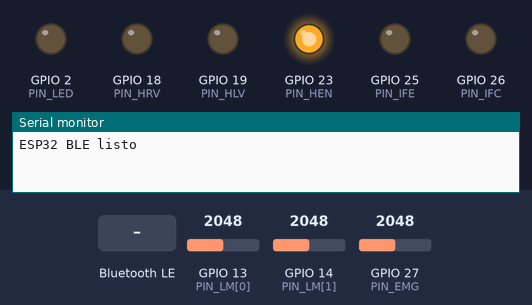
This sketch was run on a simulated ESP32. Parts: output pins drawn as LEDs (lit = HIGH), the last lines printed to the serial monitor. Inputs (shaded band) come from the test bench; at power-on: GPIO 13 (PIN_LM[0]) = 2048, GPIO 14 (PIN_LM[1]) = 2048, GPIO 27 (PIN_EMG) = 2048 (analog values on the 0–4095 scale). Random numbers use the default seed unless the sketch sets one; nothing arrives over Bluetooth unless stated; a phone connects over Bluetooth LE 3 s after start.

Above: at 1.2 s.
1.3 s: Bluetooth LE write "EMG_START" received
At 10.6 s:
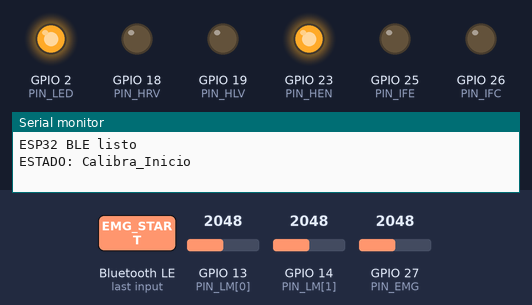
Timing chart, 0 to 15.8 s (numbered marks = the images above; inputs shaded):
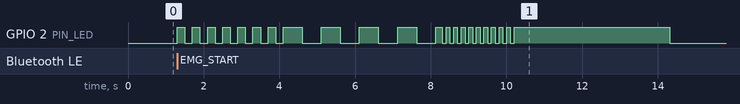

Measured:
- after the input at 1.3 s, GPIO 2 (PIN_LED): goes 7 × (HIGH 0.20 s, LOW 0.20 s), 4 × (HIGH 0.50 s, LOW 0.50 s), HIGH 0.18 s, 9 × (LOW 0.10 s, HIGH 0.10 s), LOW 0.10 s, HIGH 4.1 s, then LOW, starting at once

The sketch:

C_digo_Principal.ino
```cpp
#include <Arduino.h>
#include <NimBLEDevice.h>
//CONFIGURACIÓN

#define SERVICE_UUID "a1000000-1234-5678-1234-56789abcdef0"
#define TELEMETRY_UUID "a1000001-1234-5678-1234-56789abcdef0"
#define COMMAND_UUID   "a1000002-1234-5678-1234-56789abcdef0"
#define STATUS_UUID    "a1000003-1234-5678-1234-56789abcdef0"

const int PIN_EMG = 27;
const int PIN_LM[2] = {13,14};
const int PIN_MVC[3] = {34, 22, 21};
const int PIN_MVF[3] = {33, 32, 35};
const int PIN_FSR[5] = {34, 35, 32, 33, 25};
const int PIN_MVI[2] = {22, 21};
const int PIN_IFC = 26;
const int PIN_IFE = 25;
const int PIN_HEN = 23;
const int PIN_HLV = 19;
const int PIN_HRV = 18;
const int PIN_LED = 2;

const uint32_t EMG_PERIOD_US = 2000; // 500 Hz, objetivo
const uint32_t MIN_INTERVAL_MS = 100;
const uint32_t MAX_INTERVAL_MS = 2000;

const unsigned long TIEMPO_CALIBRACION = 4000;
const unsigned long INTERVALO_MUESTREO = 5;
unsigned long tiempoAnterior = 0;

uint32_t intervaloBLE = 200;
uint32_t ultimoEnvio = 0;
uint32_t ultimaCalemg = 0;

int emgMin = 0;
int emgMax = 4095;
int estadoLED = LOW;

// Estados operativos
bool emgCalibraOrd = false;
bool emgActivo = false;
bool envioDatos = true;
bool flexion = true;
const char Modo = 'L'; //'M' = matriz, 'S' = directo, 'L' = simulado

// Comando pendiente desde callback BLE
portMUX_TYPE comandoMux = portMUX_INITIALIZER_UNLOCKED;
char comandoPendiente[24] = "";
bool hayComando = false;

// Características
NimBLECharacteristic* chrTelemetria = nullptr;
NimBLECharacteristic* chrEstado = nullptr;
NimBLEServer* bleServer = nullptr;

//LECTURA DE SENSORES

//Lectura Temperatura
float leerTemperaturaC(int Pin) {
  unsigned long Tiempo_Muestreo = 10;
  return (obtenerPromedioSensor(Tiempo_Muestreo, PIN_LM[Pin])/10.0);
}

//Lectura FSR
uint16_t leerPresionADC(int Pin_col, int Pin_fill) {
  unsigned long Tiempo_Muestreo = 10;
  if (Modo == 'M') {
    static int columnaActiva = -1;
    if (Pin_col != columnaActiva) {
      for (int i = 0; i < 3; i++) {
        digitalWrite(PIN_MVC[i], LOW);
      }
      digitalWrite(PIN_MVC[Pin_col], HIGH);
      delay(5);
    }
    digitalWrite(PIN_MVC[Pin_col], HIGH);
    return obtenerPromedioSensor(Tiempo_Muestreo, PIN_MVF[Pin_fill]);
  }else if (Modo == 'S') {
    if ((Pin_col == 0 && (Pin_fill == 0 || Pin_fill == 2)) || (Pin_col == 1 && Pin_fill == 1) || (Pin_col == 2 && (Pin_fill == 0 || Pin_fill == 2))) {
    int pin = (Pin_col * 3 + Pin_fill) / 2;
      return obtenerPromedioSensor(Tiempo_Muestreo, PIN_FSR[pin]);
    }
  }else if (Modo == 'L') {
    long numero_az=random(100,300);
    return numero_az;
  }
  return 0;
}

//Filtrado de lecturas
int obtenerPromedioSensor(unsigned long duracion, int PIN) {
  unsigned long inicio = millis();
  uint32_t suma = 0;
  uint32_t muestras = 0;
  while (millis() - inicio < duracion) {
    int lectura = analogReadMilliVolts(PIN);
    suma += lectura;
    muestras++;
  }
  return suma / muestras;
}

int obtenerPromedio(unsigned long duracion) {
  unsigned long inicio = millis();
  uint32_t suma = 0;
  uint32_t muestras = 0;
  while (millis() - inicio < duracion) {
    int lectura = analogRead(PIN_EMG);
    suma += lectura;
    muestras++;
    parpadeoLed(500);
    delay(INTERVALO_MUESTREO);
  }
  return suma / muestras;
}

int obtenerMaximo(unsigned long duracion) {
  unsigned long inicio = millis();
  int maximo = 0;
  while (millis() - inicio < duracion) {
    int lectura = analogRead(PIN_EMG);
    if (lectura > maximo) {
      maximo = lectura;
    }
    delay(INTERVALO_MUESTREO);
  }

  return maximo;
}

//Confirmacion de carrera
void confirmacion (unsigned long inicio) {
  unsigned long actual;
  if(flexion || digitalRead(PIN_IFC) == HIGH) {
    do {
      //Espera bro, todo ta chill
      actual = millis();
    } while (digitalRead(PIN_IFE) != HIGH && (actual-inicio) < 5000);
    analogWrite(PIN_HRV, 0);
    analogWrite(PIN_HLV, 0);
  } else if (!flexion || digitalRead(PIN_IFE) == HIGH) {
    do {
      //espera pero pa sentarte ahora ps
      actual = millis();
    } while (digitalRead(PIN_IFC) != HIGH && (actual-inicio) < 5000);
    analogWrite(PIN_HLV, 0);
    analogWrite(PIN_HRV, 0);
  }
}

void parpadeoLed (unsigned long intervalo) {
  unsigned long tiempoActual = millis();
  if (tiempoActual - tiempoAnterior >= intervalo) {
    tiempoAnterior = tiempoActual;
    if (estadoLED == LOW) {
      estadoLED = HIGH;
    } else {
      estadoLED = LOW;
    }
  digitalWrite(PIN_LED, estadoLED);
  }
}

// Calibracion local del EMG
void CalibrarEMG() {
  if (!emgCalibraOrd) return;
  unsigned long inicio = millis();
  while (millis()-inicio < 3000){
    parpadeoLed(200);
  }
  digitalWrite(PIN_LED, HIGH);
  emgMin = obtenerPromedio(TIEMPO_CALIBRACION);
  inicio = millis();
  while (millis()-inicio < 2000){
    parpadeoLed(100);
  }
  digitalWrite(PIN_LED, HIGH);
  emgMax = obtenerMaximo(TIEMPO_CALIBRACION);
  digitalWrite(PIN_LED, LOW);
  emgActivo = true;
  publicarEstado("Calibra_Termino");
  emgCalibraOrd = false;
}

bool sincronizarFlexion() {
  bool flexionado = digitalRead(PIN_IFC) == HIGH;
  bool extendido  = digitalRead(PIN_IFE) == HIGH;

  if (flexionado && extendido) return false;

  if (flexionado)      flexion = true;
  else if (extendido)  flexion = false;

  return true;
}

//Asistencia mediante actuadores
void AccionarApoyo(int Lectura) {
    unsigned long inicio;
  if (!emgActivo) return;
  int porcentaje = map(
    Lectura,
    emgMin,
    emgMax,
    0,
    100
  );
  porcentaje = constrain(porcentaje, 0, 100);

  static bool avisado = false;
  if (!sincronizarFlexion()) {
    if (!avisado) {
      publicarEstado("ERR:FINALES");
      avisado = true;
    }
    return;                     // no mover nada con sensores incoherentes
  }
  avisado = false;

  if (porcentaje > 75){
    if(flexion) {
      analogWrite(PIN_HRV, 254);
      inicio = millis();
      confirmacion(inicio);
      flexion = false;
    } else {
      analogWrite(PIN_HLV, 254);
      inicio = millis();
      confirmacion(inicio);
      flexion = true;
    }
  }
}

//COMUNICACIÓN DE ESTADO

void publicarEstado(const char* mensaje) {
  Serial.print("ESTADO: ");
  Serial.println(mensaje);

  char linea[40];
  snprintf(linea, sizeof(linea), "%s\n", mensaje);
  chrEstado->setValue(linea);

  if (bleServer->getConnectedCount() > 0) {
    chrEstado->notify();
  }
}

void publicarEstadoGeneral() {
  char mensaje[20];

  snprintf(
    mensaje,
    sizeof(mensaje),
    "S,E%d,D%d,R%lu",
    emgActivo ? 1 : 0,
    envioDatos ? 1 : 0,
    (unsigned long)intervaloBLE
  );

  publicarEstado(mensaje);
}

//PROCESAMIENTO DE COMANDOS

void ejecutarComando(char* comando) {

  size_t n = strlen(comando);
  while (n > 0 && (comando[n-1] == '\n' || comando[n-1] == '\r' || comando[n-1] == ' ')) {
    comando[--n] = '\0';
  }

  if (strcmp(comando, "EMG_START") == 0) {
    emgCalibraOrd = true;
    ultimaCalemg = micros();
    publicarEstado("Calibra_Inicio");
  }

    else if (strcmp(comando, "DATA_ON") == 0) {
    envioDatos = true;
    publicarEstado("ACK:DATA_ON");
  }

  else if (strcmp(comando, "DATA_OFF") == 0) {
    envioDatos = false;
    publicarEstado("ACK:DATA_OFF");
  }

  else if (strcmp(comando, "STATUS") == 0) {
    publicarEstadoGeneral();
  }

  else if (strncmp(comando, "RATE:", 5) == 0) {
    const char* numero = comando + 5;
    bool valido = (*numero != '\0');

    for (const char* p = numero; *p; ++p) {
      if (*p < '0' || *p > '9') {
        valido = false;
        break;
      }
    }

    unsigned long valor = valido ? strtoul(numero, nullptr, 10) : 0;

    if (valido &&
        valor >= MIN_INTERVAL_MS &&
        valor <= MAX_INTERVAL_MS) {
      intervaloBLE = (uint32_t)valor;
      publicarEstado("ACK:RATE");
    } else {
      publicarEstado("ERR:RATE");
    }
  }
}

//CALLBACK DE RECEPCIÓN BLE

class CommandCallbacks : public NimBLECharacteristicCallbacks {

  void onWrite(
    NimBLECharacteristic* characteristic,
    NimBLEConnInfo& connInfo
  ) override {

    std::string valor = characteristic->getValue();

    if (valor.empty() || valor.size() >= sizeof(comandoPendiente)) {
      return;
    }

    // Cola de un elemento: no sustituir un comando pendiente.
    portENTER_CRITICAL(&comandoMux);

    if (!hayComando) {
      memcpy(comandoPendiente, valor.data(), valor.size());
      comandoPendiente[valor.size()] = '\0';
      hayComando = true;
    }

    portEXIT_CRITICAL(&comandoMux);
  }
};

CommandCallbacks commandCallbacks;

//TRANSMISIÓN DE SENSORES

void transmitirSensores() {
  float temperatura[2];
  uint16_t presion[9] = {0};

  for (int i = 0; i < 2; i++) temperatura[i] = leerTemperaturaC(i);
  int j = 0;
  for (int i = 0; i < 3; i++) {
    for (int l = 0; l < 3; l++) {
      presion[j] = leerPresionADC(i,l);
      j++;
    }
  }

  char mensaje[120];

  snprintf(
    mensaje, sizeof(mensaje),
    "V1,T1:%.1f,T2:%.1f,P1:%u,P2:%u,P3:%u,P4:%u,P5:%u,P6:%u,P7:%u,P8:%u,P9:%u\n",
    temperatura[0], temperatura[1],
    presion[0], presion[1], presion[2], presion[3], presion[4],
    presion[5], presion[6], presion[7], presion[8]
  );

  Serial.print(mensaje);

  chrTelemetria->setValue(mensaje);
  chrTelemetria->notify();
}

//INICIALIZACIÓN

void setup() {
  Serial.begin(115200);

  for (int i=0 ; i<2 ; i++) {
    pinMode(PIN_LM[i], INPUT);
  }
  if (Modo == 'M') {
    for (int i = 0; i < 3; i++){
      pinMode(PIN_MVC[i],OUTPUT);
      pinMode(PIN_MVF[i],INPUT);
    }
  }else if (Modo == 'S') {
    for (int i = 0; i < 3; i++){
      pinMode(PIN_FSR[i],INPUT);
    }
  }
  pinMode(PIN_HEN, OUTPUT);
  pinMode(PIN_HLV, OUTPUT);
  pinMode(PIN_HRV, OUTPUT);
  pinMode(PIN_LED, OUTPUT);
  pinMode(PIN_IFC, OUTPUT);
  pinMode(PIN_IFE, OUTPUT);

  digitalWrite(PIN_HEN, HIGH);

  analogReadResolution(12);

  NimBLEDevice::init("ESP32_BIOMEDICO");

  bleServer = NimBLEDevice::createServer();

  // Volver a anunciarse tras desconexión
  bleServer->advertiseOnDisconnect(true);

  NimBLEService* servicio =
      bleServer->createService(SERVICE_UUID);

  chrTelemetria = servicio->createCharacteristic(
    TELEMETRY_UUID,
    NIMBLE_PROPERTY::READ | NIMBLE_PROPERTY::NOTIFY
  );

  NimBLECharacteristic* chrComando =
      servicio->createCharacteristic(
        COMMAND_UUID,
        NIMBLE_PROPERTY::WRITE
      );

  chrEstado = servicio->createCharacteristic(
    STATUS_UUID,
    NIMBLE_PROPERTY::READ | NIMBLE_PROPERTY::NOTIFY
  );

  chrComando->setCallbacks(&commandCallbacks);

  chrTelemetria->setValue("V1,T1:NA,T2:NA,P1:NA,P2:NA,P3:NA,P4:NA,P5:NA,P6:NA,P7:NA,P8:NA,P9:NA\n");
  chrEstado->setValue("S,E0,D1,R200\n");

  servicio->start();

  NimBLEAdvertising* publicidad =
      NimBLEDevice::getAdvertising();

  publicidad->addServiceUUID(SERVICE_UUID);
  publicidad->enableScanResponse(true);
  publicidad->setName("ESP32_BIOMEDICO");
  publicidad->start();

  Serial.println("ESP32 BLE listo");
}

//BUCLE PRINCIPAL

void loop() {

  // Procesamiento local EMG
  CalibrarEMG();
  if (emgActivo) {
    int lecturaEMG = analogRead(PIN_EMG);
    AccionarApoyo(lecturaEMG);
  }

  // Extraer comando sin ejecutar lógica en el callback
  char comandoLocal[24] = "";
  bool procesar = false;

  portENTER_CRITICAL(&comandoMux);

  if (hayComando) {
    strcpy(comandoLocal, comandoPendiente);
    hayComando = false;
    procesar = true;
  }

  portEXIT_CRITICAL(&comandoMux);

  if (procesar) {
    ejecutarComando(comandoLocal);
  }

  // Telemetría periódica
  uint32_t ahora = millis();

  if (envioDatos &&
      bleServer->getConnectedCount() > 0 &&
      (uint32_t)(ahora - ultimoEnvio) >= intervaloBLE) {

    ultimoEnvio = ahora;
    Serial.print("enviado, conectados: ");
    Serial.println(bleServer->getConnectedCount());
    transmitirSensores();
  }

  delay(1);
}
```
